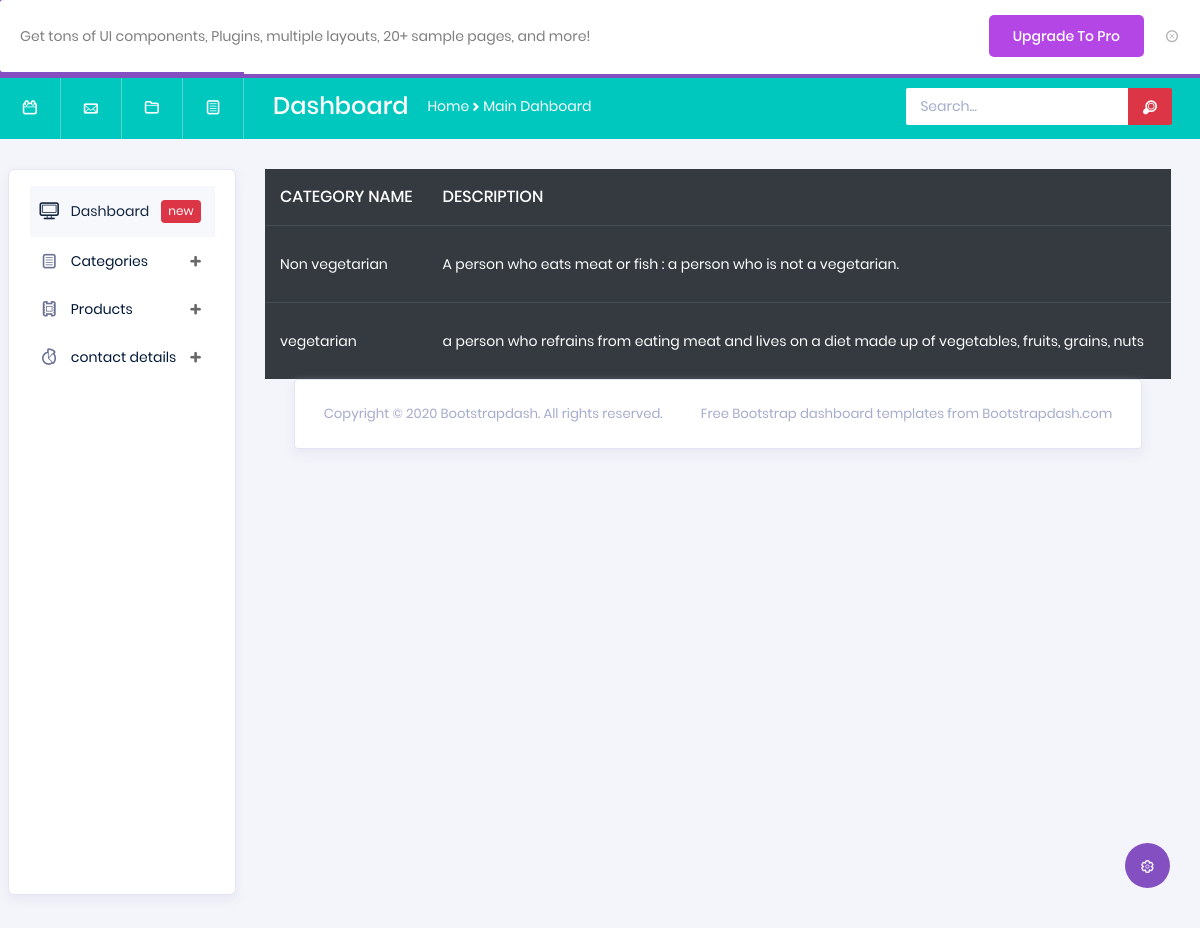
The app's page /arabapp/display_product/ with its own data.
### arabapp/models.py (models this page shows)
class categorydb(models.Model):
    categoryname = models.CharField(max_length=100,null=True,blank=True)
    descrption = models.CharField(max_length=100,null=True,blank=True)
    product_image = models.ImageField(upload_to="product_Images",max_length=100,null=True,blank=True)

### arabapp/views.py (the view)
# urls.py: path('display_product/',views.display_product,name="display_product"),
def display_product(request):
    data=categorydb.objects.all()
    return render(request,"displayproduct.html",{'data':data})

### arabapp/templates/displayproduct.html (shortened to what this page needs)
<!DOCTYPE html>
{% extends 'index.html' %}
{% block content %}
<html lang="en">
<head>
</head>
<body>
<div class="table-responsive">
                      <table class="table table-dark">
                        <thead>
                          <tr>
                            <th>CATEGORY NAME </th>
                            <th> DESCRIPTION </th>
                            <th> PRODUCT IMAGE </th>
                          </tr>
                        </thead>
                        <tbody>
                        {% for i in data %}
                          <tr>
                            <td>{{i.categoryname}}</td>
                            <td>{{i.descrption}} </td>
                            <td>
                            </td>
                          </tr>
                        {% endfor %}
                        </tbody>
                      </table>
                    </div>
</body>
</html>
{% endblock %}

### records on screen
categorydb: categoryname "Non vegetarian", descrption "A person who eats meat or fish : a person who is not a vegetarian."
categorydb: categoryname "vegetarian", descrption "a person who refrains from eating meat and lives on a diet made up of vegetables, fruits, grains, nuts"
